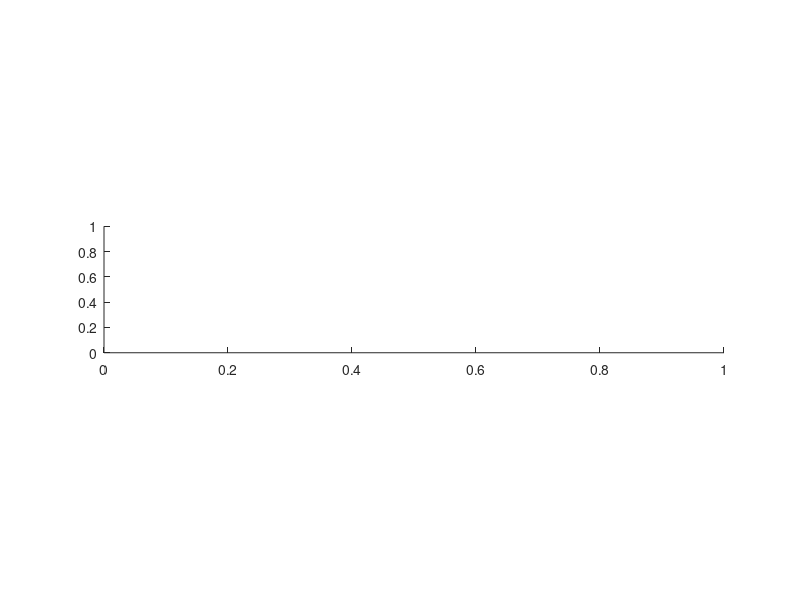

The MATLAB source for this figure: (Note: this script raises an error after producing the figure.)
fig1=figure(1);
clf();
set(gcf,'Position',[780,134,275,678])
% 设定参数
theta1 = 1.0; 
theta2 = 1.0;    
theta3 = 1.0;    
N1=3;
N2=50;
x = linspace(1, 3, N1);  % fit data
x1 = linspace(0,4,N2); %uncertainty data
subplot(3,1,2)
% 计算polynomial函数值 
y = poly_function(x, theta1,theta2,theta3);
y1 = poly_function(x1, theta1,theta2,theta3);
yy=zeros(N1,3);
for i=1:N1
yy(i,:)=poly_para(x(i));
end
% 绘图
plot(x(1:N1), y(1:N1),'ko','MarkerSize',8,'LineWidth',1.2);

hold on
plot(x1,y1,'k-','LineWidth',1.2)

x = linspace(1, 3, N1);
y = poly_function(x1, theta1,theta2,theta3);
for i=1:N1
yy(i,:)=poly_para(x(i));
end
[U,Sigma,~]=svd(yy'*yy);
Var = zeros(N2,1);
thresh = 1.0;
r = min(find(diag(Sigma)<thresh));
for i=1:N2
yy1 = poly_para(x1(i));

Var(i) = yy1*U(:,r:end)*U(:,r:end)'*yy1';
end

sigma_th=10;
Y_fit=y1(1:N2)';
CI=1.96*sqrt(sigma_th*Var);
% 绘制置信区域（拟合曲线上下的置信区间）
fill([x1'; flipud(x1')], [Y_fit + CI; flipud(Y_fit - CI)], 'r', 'FaceAlpha', 0.3, 'EdgeColor', 'none');

xlabel('t');
ylabel('h(t,\theta)')
%ylabel({'$\varphi(t,\theta)$'},'Interpreter','latex');
lgd = legend("Data","Polynomial","95% CI");
lgd.FontWeight = 'bold';
lgd.Location = 'best';
lgd.Box='off';
lgd.ItemTokenSize = [10,6];
set(gca,'FontName','Helvetica','FontSize',15,'FontWeight','bold','linewidth',1.2)
box off


subplot(3,1,3)
x = linspace(1, 3, N1);  % fit data
x1 = linspace(0,4,N2); %uncertainty data
% 计算polynomial函数值 
y = poly_function(x, theta1,theta2,theta3);
y1 = poly_function(x1, theta1,theta2,theta3);
[U,Sigma,V]=svd(yy'*yy);
Var = zeros(N2,1);
thresh = 1.0;
%r = min(find(diag(Sigma)<thresh));
r =1;
for i=1:N2
yy1 = poly_para(x1(i));

Var(i) = yy1*U(:,r:end)*U(:,r:end)'*yy1';
end

sigma_th=1e-1;
Y_fit=y1(1:N2)';
CI=1.96*sqrt(sigma_th*Var);
% 绘制置信区域（拟合曲线上下的置信区间）
fill([x1'; flipud(x1')], [Y_fit + CI; flipud(Y_fit - CI)], 'r', 'FaceAlpha', 0.3, 'EdgeColor', 'none');
hold on
plot(x(1:N1), y(1:N1),'ko','MarkerSize',8,'LineWidth',1.2);

hold on
plot(x1,y1,'k-','LineWidth',1.2)

xlabel('t');
ylabel('h(t,\theta)')
%ylabel({'$\bm{\varphi(t,\theta)}$'},'Interpreter','latex');
set(gca,'FontName','Helvetica','FontSize',15,'FontWeight','bold','linewidth',1.2)
box off

subplot(3,1,1)

alphaData = ones(3,3);  % 初始化为全不透明
alphaData(:, 3:3) = 0.05;  % 设置右半部分透明度为 0.2

imagesc(1:3,1:3,abs(U),'AlphaData',alphaData);

% 设置 colormap
cmap = othercolor('BuDRd_12');
colormap(cmap);  % 可以选择其他 colormap 例如 'jet', 'hot', 'cool' 等
clim([0,1.1])
% 添加 colorbar 并设置标签
c = colorbar;
c.Label.String = '|\partial U_i^T\theta/\partial \theta_j|';  % 设置 colorbar 的标签
c.FontSize = 12;  % 调整字体大小
c.Label.FontWeight = 'bold';  % 设置字体加粗
set(gca,'FontWeight','bold','FontSize',12)
set(gca,'xticklabel',{'U_1','U_2','U_3'},...
    'YTick',1:3,'yticklabel',{'\theta_1','\theta_2','\theta_3'})
% title('\theta=[\phi_1,\alpha,n]','FontSize',14,'FontWeight','bold')

figure(2)
clf();
set(gcf,'Position',[314,399,818,233])
subplot(1,2,1)

S = yy;
nn = size(S,1);
s1=S(:,1);
A = [S(:,3) S(:,2)];
ss1 = (eye(nn)-A*pinv(A))*s1;

s2=S(:,2);
A = [S(:,1) S(:,3)];
ss2 = (eye(nn)-A*pinv(A))*s2;

s3=S(:,3);
A = [S(:,1:2)];
ss3 = (eye(nn)-A*pinv(A))*s3;


SSS=[norm(ss1,"inf") norm(ss2,"inf") norm(ss3,"inf") ];
bar(1:3,SSS,'EdgeColor','none','FaceColor',[0,0,0])
hold on
ylim([1e-3,2])
ylabel('$$\|(I - AA^{\dagger}) \mathbf{s}_i\|_{\infty}$$', 'Interpreter', 'latex');
set(gca,'xticklabel',{'\theta_1','\theta_2','\theta_3'},'Yscale','log','ytick',[1e-3,1e-2,1e-1,1])
set(gca,'FontName','Helvetica','FontSize',15,'FontWeight','bold','linewidth',1.2)
box off

subplot(1,2,2)
x=1:3;
bar(x,[(Sigma(1,1)),(Sigma(2,2)),(Sigma(3,3))],'FaceColor',[0,0,0])
hold on
plot([0,4],[1e-4,1e-4],'LineStyle','--','LineWidth',1.5,'Color','k')
ylim([1e-6,1e3])
xlim([0,4])
ylabel('Eigenvalue of FIM');
set(gca,'xticklabel',{'U_1^T\theta','U_2^T\theta','U_3^T\theta'},'YScale','log',...
    'ytick',[1e-4,1e-2,1e0,1e2])
lgd.ItemTokenSize = [10,6];

lgd.Box = 'off';
lgd.FontWeight = 'bold';
box off
set(gca,'FontName','Helvetica','FontSize',15,'FontWeight','bold','linewidth',1.2)

box off
function y = poly_function(x, theta1,theta2,theta3)
   
    y = theta3*((x-1).*(x-2).*(x-3)+2)+theta2*x.^2+theta1;
end
function yy=poly_para(x)

yy=zeros(1,3);
yy(1)=1;
yy(2)=x.^2;
yy(3)=(x-1).*(x-2).*(x-3)+2;
end

